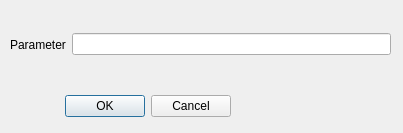
<?xml version="1.0" encoding="UTF-8"?>
<ui version="4.0">
 <class>ParameterDialog</class>
 <widget class="QDialog" name="ParameterDialog">
  <property name="geometry">
   <rect>
    <x>0</x>
    <y>0</y>
    <width>403</width>
    <height>133</height>
   </rect>
  </property>
  <property name="windowTitle">
   <string>Dialog</string>
  </property>
  <widget class="QDialogButtonBox" name="buttonBox">
   <property name="geometry">
    <rect>
     <x>50</x>
     <y>90</y>
     <width>181</width>
     <height>32</height>
    </rect>
   </property>
   <property name="orientation">
    <enum>Qt::Horizontal</enum>
   </property>
   <property name="standardButtons">
    <set>QDialogButtonBox::Cancel|QDialogButtonBox::Ok</set>
   </property>
  </widget>
  <widget class="QWidget" name="layoutWidget">
   <property name="geometry">
    <rect>
     <x>10</x>
     <y>30</y>
     <width>381</width>
     <height>29</height>
    </rect>
   </property>
   <layout class="QHBoxLayout" name="horizontalLayout">
    <item>
     <widget class="QLabel" name="label">
      <property name="text">
       <string>Parameter</string>
      </property>
     </widget>
    </item>
    <item>
     <widget class="QLineEdit" name="parameterLineEdit">
      <property name="toolTip">
       <string>Input a string of parameters</string>
      </property>
     </widget>
    </item>
   </layout>
  </widget>
 </widget>
 <resources/>
 <connections>
  <connection>
   <sender>buttonBox</sender>
   <signal>accepted()</signal>
   <receiver>ParameterDialog</receiver>
   <slot>accept()</slot>
   <hints>
    <hint type="sourcelabel">
     <x>248</x>
     <y>254</y>
    </hint>
    <hint type="destinationlabel">
     <x>157</x>
     <y>274</y>
    </hint>
   </hints>
  </connection>
  <connection>
   <sender>buttonBox</sender>
   <signal>rejected()</signal>
   <receiver>ParameterDialog</receiver>
   <slot>reject()</slot>
   <hints>
    <hint type="sourcelabel">
     <x>316</x>
     <y>260</y>
    </hint>
    <hint type="destinationlabel">
     <x>286</x>
     <y>274</y>
    </hint>
   </hints>
  </connection>
 </connections>
</ui>
